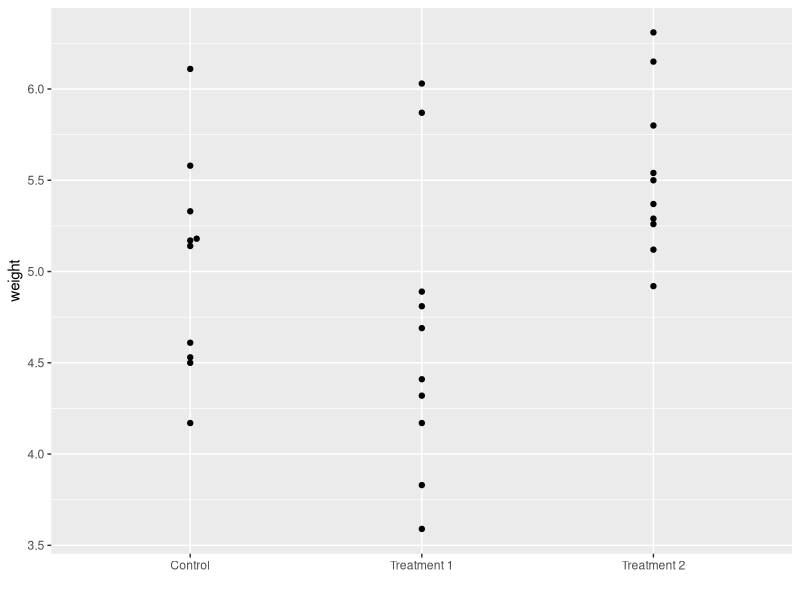
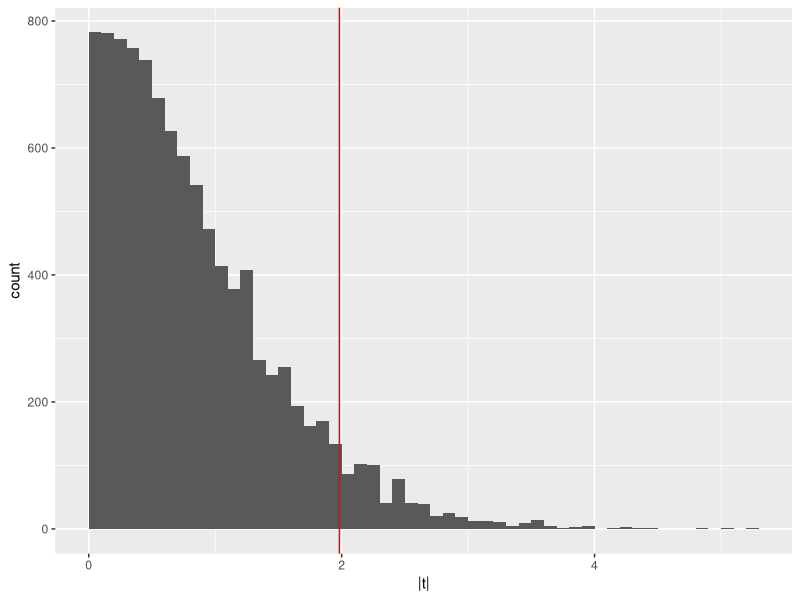
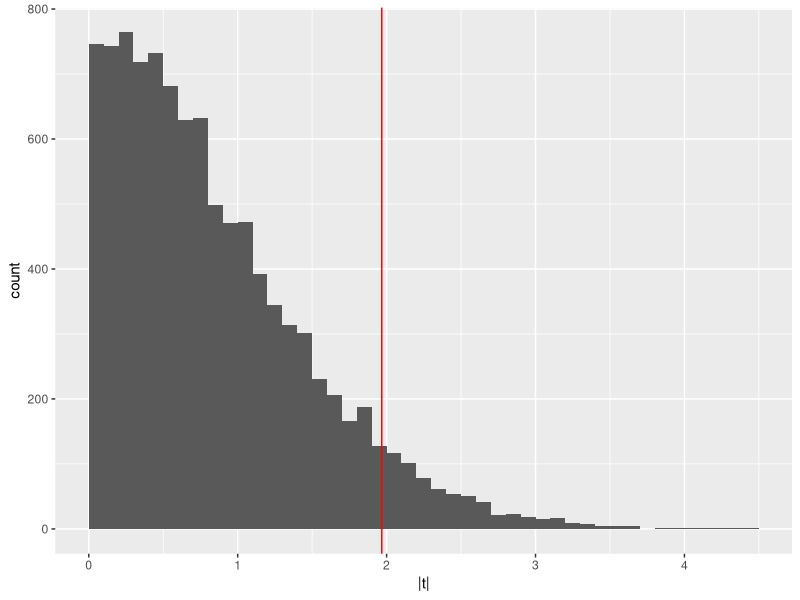

Write the R code that produced these figures, in order.
## ---- chunk 1
knitr::opts_chunk$set(echo = TRUE)
## ---- chunk 2
library(tidyverse)
library(purrr)
library(ggbeeswarm)
## ---- chunk 3
data("PlantGrowth")
head(PlantGrowth)
## ---- chunk 4

PlantGrowth %>% 
   mutate(group = fct_recode(group, 
                            Control = "ctrl", 
                            `Treatment 1` = "trt1", 
                            `Treatment 2` = "trt2")) %>% 
  ggplot(aes(x = group, y = weight)) + 
  geom_beeswarm() + 
  labs(x = "")
## ---- chunk 5
PlantGrowth %>% 
  filter(group %in% c("ctrl", "trt2")) %>% 
    t.test(weight ~ group, data  = .) 
## ---- chunk 6
library("broom")
(ttest_orig <- PlantGrowth %>% 
  filter(group %in% c("ctrl", "trt2")) %>% 
  t.test(weight ~ group, data  = .) %>% 
    tidy())
## ---- chunk 7
(ttest_dup <- PlantGrowth %>% 
  bind_rows(PlantGrowth) %>% # Add the duplicate of the dataset
  filter(group %in% c("ctrl", "trt2")) %>% 
  t.test(weight ~ group, data  = .) %>% 
  tidy())
## ---- chunk 8
set.seed(4234)

pg1 <- PlantGrowth %>% 
  sample_frac(size = 0.5) %>% 
  bind_rows(., .) 

(pg1_ttest <- pg1 %>% 
  filter(group %in% c("ctrl", "trt2")) %>% 
  t.test(weight ~ group, data  = .) %>% 
  tidy())
## ---- chunk 9
pg1_null = with(
  dplyr::filter(pg1, group %in% c("ctrl", "trt2")),
    replicate(10000,
      abs(t.test(weight ~ sample(group))$statistic)))

# You can see that this results in a long vector of t statistic
# values, each estimated from a version of the data where we 
# randomized the group labels
head(pg1_null)
## ---- chunk 10
ggplot(tibble(`|t|` = pg1_null), aes(x = `|t|`)) +
  geom_histogram(binwidth = 0.1, boundary = 0) +
  geom_vline(xintercept = abs(pg1_ttest$statistic), col = "red")
## ---- chunk 11
set.seed(1234)

pg2 <- pg1 %>% 
  mutate(noise = rnorm(30, mean = 0, sd = 0.2), 
         weight = weight + noise) %>% 
  select(-noise)
head(pg2)

(pg2_ttest <- pg2 %>% 
  filter(group %in% c("ctrl", "trt2")) %>% 
  t.test(weight ~ group, data  = .) %>% 
  tidy())
## ---- chunk 12
pg2_null = with(
  dplyr::filter(pg2, group %in% c("ctrl", "trt2")),
    replicate(10000,
      abs(t.test(weight ~ sample(group))$statistic)))

head(pg2_null)

ggplot(tibble(`|t|` = pg2_null), aes(x = `|t|`)) +
  geom_histogram(binwidth = 0.1, boundary = 0) +
  geom_vline(xintercept = abs(pg2_ttest$statistic), col = "red")  
## ---- chunk 13
library(kableExtra)

data_summary <- bind_rows(ttest_orig, ttest_dup, 
                          pg1_ttest, pg2_ttest) %>% 
  mutate(data = c('original', 
                  'doubled without random noise',
                  'same size as original, half observations replicated',
                  'half replicated, random noise added to each replicate'), 
         n = c(30, 60, 30 ,30)) %>% 
  select(data, n, statistic, p.value)

data_summary %>% 
   kable(align = c("l")) %>% 
  kable_styling(bootstrap_options = c("striped", "hover",
                                      "condensed")) %>% 
  column_spec(1, bold = T, border_right = T) %>% 
  column_spec(2:3, width = "6em")
